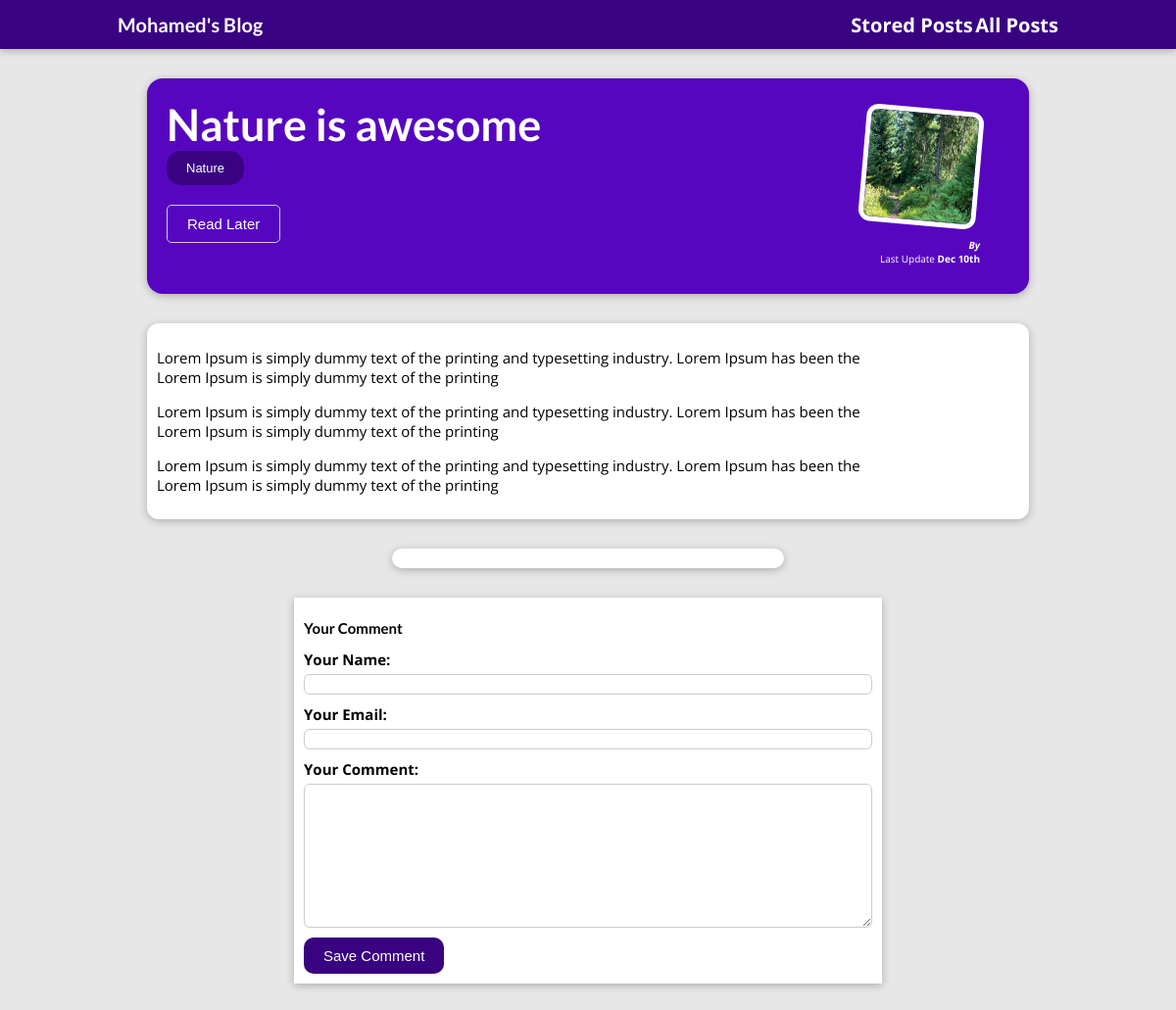
The page /posts/nature-is-awesome on the database its author committed.
### blog_app/models.py (models this page shows, shortened)
class Blog(models.Model):
    title = models.CharField(max_length=150)
    excerpt = models.CharField(max_length=250)
    image = models.ImageField(upload_to="images/")
    date = models.DateField(auto_now = True)
    slug =models.SlugField(blank=True,null=True)
    content = models.TextField(validators=[MinLengthValidator(10)])
    author = models.ForeignKey(Author,on_delete=models.SET_NULL,null=True,related_name="posts")
    tag = models.ManyToManyField(Tag,related_name="tags")
    def get_absolute_url(self):
        return reverse("blog:post", args=[self.slug])

class Tag(models.Model):
    caption = models.CharField(max_length=20)
    def __str__(self):
        return self.caption

### blog_app/views.py (the view, shortened to what this page needs)
# urls.py: path("posts/<slug:slug>",views.Post.as_view(),name="post"),
class Post(View):
    def is_stored_post(self,request,post_id):
            stored_post = request.session.get("stored_post")
            if stored_post is not None:
                is_saved_for_later = post.id in stored_post
            else:
                is_saved_for_later = False
            return is_saved_for_later
    def get(self,request,slug):
        post = Blog.objects.get(slug=slug)
        return render(request,"blog_app/post-detail.html",context={
            "post":post,
            "tags":post.tag.all(),
            "comment_form":CommentForm,
            "comments":post.comments.all().order_by("-id"),
            "save_for_later":self.is_stored_post(request,post.id)
        })

### blog_app/templates/blog_app/post-detail.html (shortened to what this page needs)
{% extends 'base.html' %}
{% load static %}
{% block css_files %}
    <link rel="stylesheet" href="{% static 'blog_app/post_detail.css' %}">
{% endblock css_files %}
{% block body %}
    <section id="summary">
        <h2>{{post.title}}</h2>
        <div>
            {% for tag in tags %}
                    <button class="tags_btn">{{tag}}</button>
                {% endfor %}
        </div>
        <div id="read">
            <form action="{% url 'blog:read-later' %}" method="POST">
                <button>Read Later</button>
            </form>
        </div>
        <article>
            <img src="{{ post.image.url }}" alt="">
            <address>By {{post.author__fist_name}}</address>
            <div>
                Last Update <time>Dec 10th</time>
            </div>
        </article>
    </section>
    <main class="post_description">
        <p>{{post.content|linebreaks}}</p>
    </main>
    <section id="comments">
    </section>
    <section id="comment_form">
        <h2>Your Comment</h2>
        <form action="{{ post.get_absolute_url }}" method="POST">
            {% for form_field in comment_form %}
                <div class="form-control">
                    {{form_field.label_tag}}
                    {{form_field}}
                </div>
            {% endfor %}
            <button class="save_comment">Save Comment</button>
        </form>
    </section>
{% endblock body %}

### static/app.css (style rules this page uses)
* { box-sizing: border-box; }
html { font-size: 62.5%; font-family: 'Open Sans', 'Lato', sans-serif; }
body { margin: 0; }
h1, h2, h3 { font-family: 'Lato', sans-serif; font-weight: bold; }

### blog_app/static/blog_app/post_detail.css (style rules this page uses)
body { background-color: #e7e7e7; }
#summary { margin: 8rem auto 3rem auto; padding: 2rem; width: 90%; max-width: 90rem; border-radius: 16px; background-color: #5706c0; position: relative; box-shadow: 0 2px 8px rgba(0, 0, 0, 0.25); height: 22rem; }
#summary h2 { color: white; font-size: 4.5rem; padding:0; margin:0; }
#summary article { position: absolute; top: 2rem; right: 3rem; padding: 1rem 2rem; border-radius: 12px; text-align: right; color: white; }
#summary article img { width: 12rem; height: 12rem; border-radius: 12px; transform: rotateZ(5deg); border: 5px solid white; margin-bottom: 1rem; }
#summary .tags_btn { padding:1rem 2rem; background:#390281; color:#fff; border:none; border-radius: 15px; font-size: 1.3rem; font-weight: 500; }
#summary address { font-weight: bold; }
#summary time { font-weight: bold; }
main { width: 90%; max-width: 90rem; margin: 3rem auto; background-color: white; padding: 1rem; border-radius: 12px; box-shadow: 0 2px 8px rgba(0, 0, 0, 0.25); }
.post_description { font-size:15px; }
#comment_form { width:90%; max-width: 60rem; margin:3rem auto; padding:1rem; background:#fff; box-shadow: 0 2px 8px rgba(0,0,0,0.25); }
.form-control { margin-bottom: 1rem; }
.form-control label { font-weight: bold; margin-bottom: 0.5rem; font-size: 1.5rem; display:block; }
.form-control input, .form-control textarea { display:block; width:100%; font:inherit; padding:0.25rem; border-radius: 6px; border:1px solid #ccc; }
.save_comment { border:none; padding:1rem 2rem; background:#390281; color:#fff; font-size: 1.5rem; cursor:pointer; border-radius: 10px; }
#comments { margin:3rem auto; width:90%; max-width: 40rem; border-radius: 12px; background: #fff; box-shadow: 0 2px 8px rgba(0, 0, 0, 0.25); padding:1rem; }
#read button { border:1px solid #ccc; padding:1rem 2rem; border-radius: 5px; cursor: pointer; margin-top:2rem; font-size: 1.5rem; background:transparent; color:#fff; }

### rows shown on the page
Blog: title "Nature is awesome", image (picture), content "Lorem Ipsum is simply dummy text of the printing and typesetting industry. Lorem Ipsum has been the Lorem Ipsum is simply dummy text of the printing Lorem Ipsum is simply dummy text of the printing and typesetting industry. Lorem Ipsum has been the Lorem Ipsum is simply dummy text of the printing Lorem Ipsum is simply dummy text of the printing and typesetting industry. Lorem Ipsum has been the Lorem Ipsum is simply dummy text of the printing"
Tag: caption "Nature"
